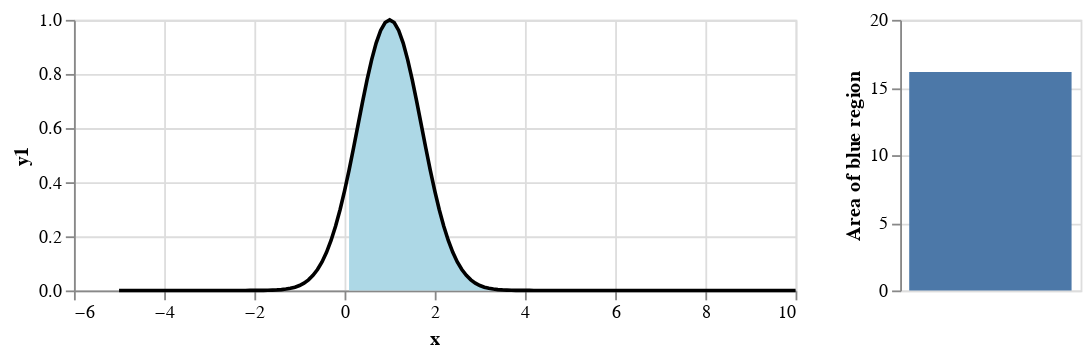

Notebook cell for this chart:
### Markdown cell above
### Area above cutoff in static gaussian

### Code cell
slider = alt.binding_range(min=-5, max=10, step=inc, name='cutoff:')
selector = alt.selection_single(name="SelectorName", fields=['cutoff'],
                                bind=slider, init={'cutoff': 0})

base = alt.Chart(df_gauss).encode(
    x = 'x',
    y = 'y1'
)

line = base.mark_line(color='black')

area = base.mark_area(
    color='lightblue'
).add_selection(
    selector
).transform_filter(
    alt.datum.x >= selector.cutoff
)

bar = alt.Chart(df_gauss).mark_bar().encode(
    y = alt.Y('sum(y1)', 
              scale=alt.Scale(domain=(0, 20)),
              axis = alt.Axis(title='Area of blue region')
             )
).transform_filter(
    alt.datum.x >= selector.cutoff
)

(area + line).properties(height = 150) | bar.properties(height = 150, width=100)

### Figure 1 — Vega-Lite specification as saved in the notebook (floating-point values rounded to 4 significant figures; data arrays with more than 128 entries replaced by an {"elided": "..."} marker saying what was removed)
{"config": {"view": {"continuousWidth": 400, "continuousHeight": 300}}, "hconcat": [{"layer": [{"mark": {"type": "area", "color": "lightblue"}, "encoding": {"x": {"type": "quantitative", "field": "x"}, "y": {"type": "quantitative", "field": "y1"}}, "selection": {"SelectorName": {"type": "single", "fields": ["cutoff"], "bind": {"input": "range", "max": 10, "min": -5, "name": "cutoff:", "step": 0.1}, "init": {"cutoff": 0}}}, "transform": [{"filter": "(datum.x >= SelectorName.cutoff)"}]}, {"mark": {"type": "line", "color": "black"}, "encoding": {"x": {"type": "quantitative", "field": "x"}, "y": {"type": "quantitative", "field": "y1"}}}], "height": 150}, {"mark": "bar", "encoding": {"y": {"type": "quantitative", "aggregate": "sum", "axis": {"title": "Area of blue region"}, "field": "y1", "scale": {"domain": [0, 20]}}}, "height": 150, "transform": [{"filter": "(datum.x >= SelectorName.cutoff)"}], "width": 100}], "data": {"name": "data-32278d82e4e7847a6ce2e9ffa34a6c8a"}, "$schema": "https://vega.github.io/schema/vega-lite/v4.8.1.json", "datasets": {"data-32278d82e4e7847a6ce2e9ffa34a6c8a": {"elided": "151 records"}}}
